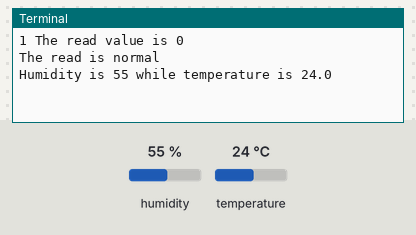
Recording of a program running on a simulated Raspberry Pi (header pin numbers). On the bench: the last lines printed to the terminal. The inputs (shaded band) are chosen by the test bench; at power-on: humidity 55 %, temperature 24 °C.

Above: at 1.2 s.
1.3 s: humidity set to 22 %
At 3.9 s:
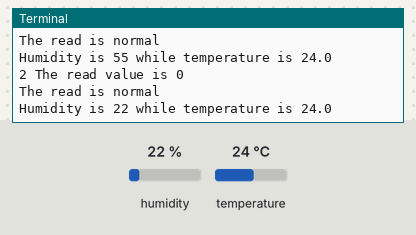
4.7 s: temperature set to 12 °C
At 6.7 s:
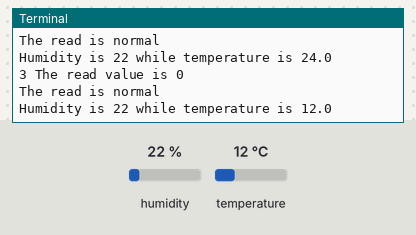
8.1 s: humidity set to 40 %
At 9.6 s:
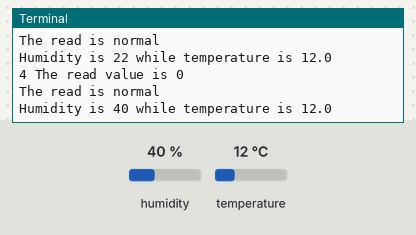
Timing chart, 0 to 11.1 s (numbered marks = the images above; inputs shaded):
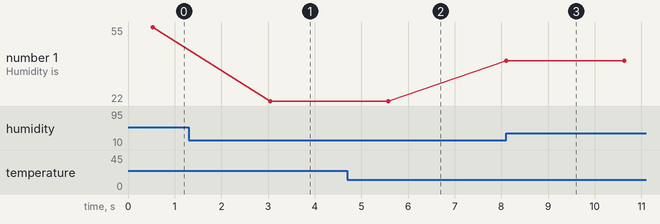

Measured:
- after the input at 1.3 s, the terminal: prints a new line after 1.8 s (image 1)
- after the input at 4.7 s, the terminal: prints a new line after 0.88 s (image 2)
- after the input at 8.1 s, the terminal: prints a new line at once (image 3)
- plotted number 1: 55 → 22 after the input at 1.3 s, 22 → 40 after the input at 8.1 s

The program:

humiditySensor.py
```python
import RPi.GPIO as gpio
import time
import Freenove_DHT as DHT
dhtPin = 37

def start():
    try:
        loop()
    except KeyboardInterrupt:
        gpio.cleanup()

def loop():
    dht = DHT.DHT(dhtPin)
    counter = 0
    while(True):
        counter += 1
        read = dht.readDHT11()
        print('{} The read value is {}'.format(counter, read))

        if(read is dht.DHTLIB_OK):
            print('The read is normal')
        elif(read is dht.DHTLIB_ERROR_CHECKSUM):
            print('Checksum error')
        elif(read is dht.DHTLIB_ERROR_TIMEOUT):
            print('Timeout error')
        else:
            print('Unknown error')

        print('Humidity is {} while temperature is {}'.format(dht.humidity, dht.temperature))
        time.sleep(2)

start()
```
